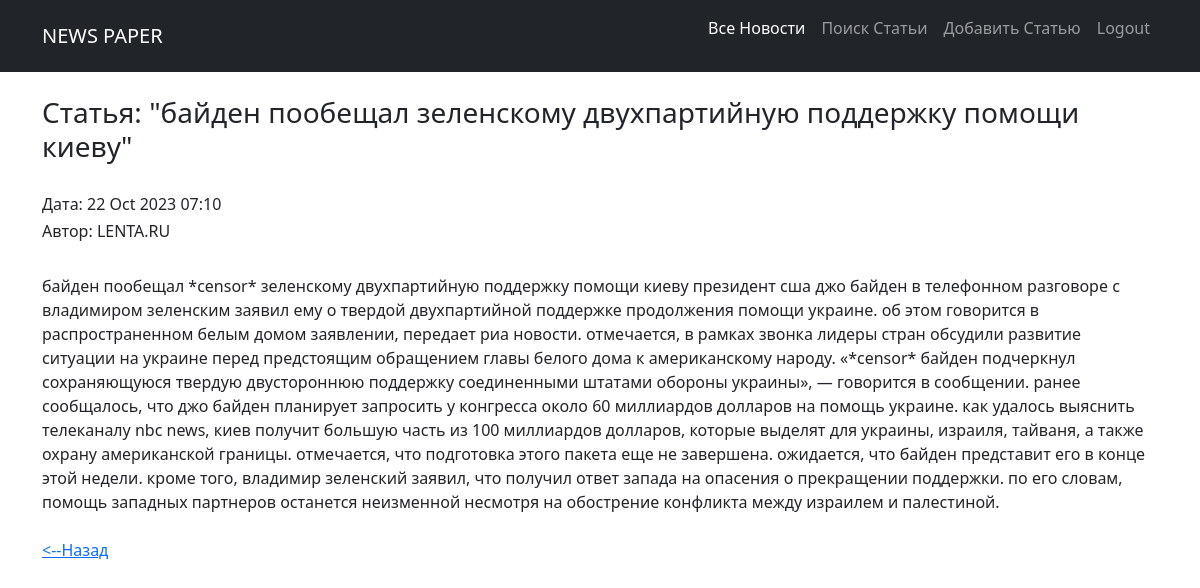
/news/7/ (signed in), run on the app's committed database.
### news/models.py (models this page shows, shortened)
class Post(models.Model):
    author = models.ForeignKey(Author, on_delete=models.CASCADE)
    NEWS = 'NW'
    ARTICLE = 'AR'
    CATEGORY_CHOICES = (
        (NEWS, 'Новость'),
        (ARTICLE, 'Статья')
    )
    categoryType = models.CharField(max_length=2, choices=CATEGORY_CHOICES, default=ARTICLE)
    dateCreation = models.DateTimeField(auto_now_add=True)
    postCategory = models.ManyToManyField(Category, through='PostCategory')
    title = models.CharField(max_length=128)
    text = models.TextField()
    rating = models.SmallIntegerField(default=0)

class Author(models.Model):
    authorUser = models.OneToOneField(User, on_delete=models.CASCADE)
    ratingAuthor = models.SmallIntegerField(default=0)
    def __str__(self):
        return f'{self.authorUser}'

### news/views.py (the view)
# urls.py: path('<int:pk>/', PostDetailView.as_view(), name='post_detail'), # Ссылка на детали статьи
class PostDetailView(LoginRequiredMixin, DetailView):
    template_name = 'news/post_detail.html'
    queryset = Post.objects.all()

### news/templatetags/custom_filters.py (called while the page is built)
@register.filter(name='censor') # регистрируем наш фильтр под именем censor,
def censor(censor_text): # первый аргумент здесь — это то значение, к которому надо применить фильтр,
    for word in censor_words:
        censor_text = censor_text.lower().replace(word.lower(), '*censor*')  # переводим в строчные буквы, заменяем на *censor*
    return censor_text # возвращаемое функцией значение — это то значение, которое подставится к нам в шаблон

### news/templates/news/post_detail.html (shortened to what this page needs)
{% extends 'flatpages/default.html' %}
{% load custom_filters %}
{% block content %}
    <br>
    <h3>Статья: "{{ post.title|censor }}"</h3><br>
    <h6>Дата: {{ post.dateCreation|date:'d M Y h:m' }}</h6>
    <h6>Автор: {{ post.author }}</h6>
    <br>
    {{ post.text|censor }}
    <br>
    <br>
    <a href="/news/"> <--Назад </a>
{% endblock content %}

### data on the page
Post: title|censor "байден пообещал зеленскому двухпартийную поддержку помощи киеву", dateCreation "22 Oct 2023 07:10", author "LENTA.RU", text|censor "байден пообещал *censor* зеленскому двухпартийную поддержку помощи киеву президент сша джо байден в телефонном разговоре с владимиром зеленским заявил ему о твердой двухпартийной поддержке продолжения помощи украине. об этом говорится в распространенном белым домом заявлении, передает риа новости. отмечается, в рамках звонка лидеры стран обсудили развитие ситуации на украине перед предстоящим обращением главы белого дома к американскому народу. «*censor* байден подчеркнул сохраняющуюся твердую двустороннюю поддержку соединенными штатами обороны украины», — говорится в сообщении. ранее сообщалось, что джо байден планирует запросить у конгресса около 60 миллиардов долларов на помощь украине.…"
